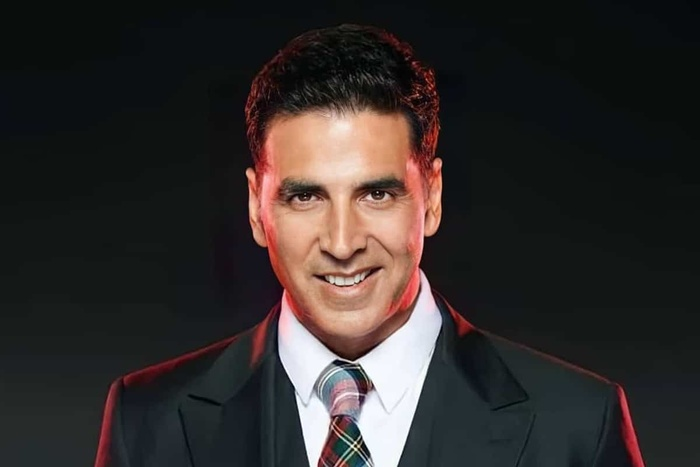
#> input picture src/app/logic/known_faces/Akshay.jpeg, 700 x 467 px, shrunk from 1200 x 800 before the run, found by its file name
$ python faceLogic.py
#> lines starting #> are read from the running program, lines starting #| are printed output that depends on the picture; after the words box and inside, x2 and y2 are one past the last pixel; in counts of white or black regions, pixels touching at a corner belong together; long printed decimals are rounded
import cv2
import os

# Known faces directory path (modify this path)
known_faces_dir = r"d:\web\unique\face-algo\src\app\logic\known_faces"

# Unknown image path (modify this path)
unknown_image_path = r"d:\web\unique\face-algo\src\app\logic\christiano.jpg"

# Load a pre-trained face detection model (Haar cascade)
face_cascade = cv2.CascadeClassifier(cv2.data.haarcascades + 'haarcascade_frontalface_default.xml')

# Load all known images and their labels (names)
known_faces = []
known_labels = []

for filename in os.listdir(known_faces_dir):
    img = cv2.imread(os.path.join(known_faces_dir, filename))
#> img is the input picture: shape (467, 700, 3); mean B, G, R 43.4, 44.7, 49.8
    gray = cv2.cvtColor(img, cv2.COLOR_BGR2GRAY)
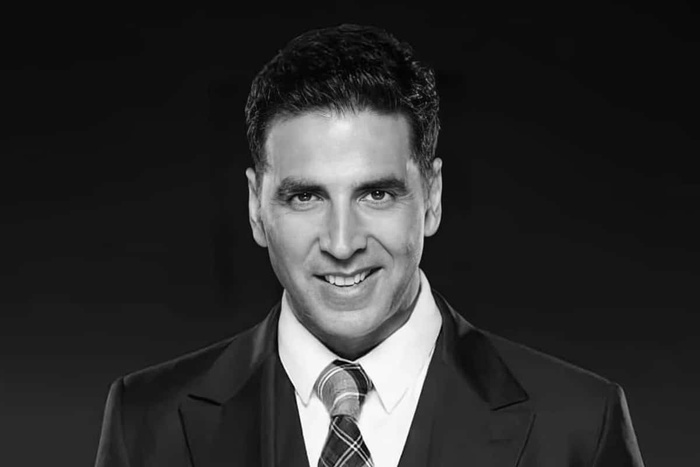
#> gray: shape (467, 700); min 0, max 255, mean 46.2
    faces = face_cascade.detectMultiScale(gray, 1.1, 4)
#> faces = [[236, 110, 216, 216]]

    # Assuming only one face per image in known faces directory
    if len(faces) > 0:
        x, y, w, h = faces[0]
#> x = 236; y = 110; w = 216; h = 216
        roi_gray = gray[y:y+h, x:x+w]
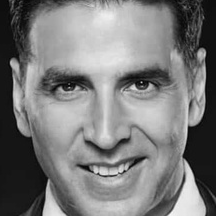
#> roi_gray: shape (216, 216); min 3, max 248, mean 122.8
        known_faces.append(roi_gray)
        known_labels.append(os.path.splitext(filename)[0])  # Extract name from filename
#> pass 2 of the loop `for filename in os.listdir(known_faces_dir):`:
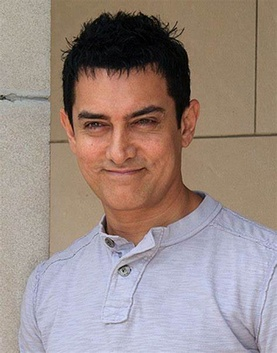
#> input picture src/app/logic/known_faces/Amir.jpg, 277 x 353 px, shrunk from 474 x 605 before the run, found by its file name
#> img is the input picture: shape (353, 277, 3); mean B, G, R 133.3, 138.8, 154.8
#> `gray = cv2.cvtColor(img, cv2.COLOR_BGR2GRAY)`:
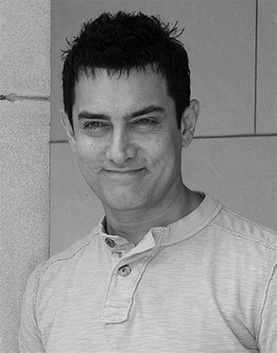
#> gray: shape (353, 277); min 0, max 225, mean 142.9
#> `faces = face_cascade.detectMultiScale(gray, 1.1, 4)`: faces = [[52, 72, 134, 134]]
#> `x, y, w, h = faces[0]`: x = 52; y = 72; w = 134
#> `roi_gray = gray[y:y+h, x:x+w]`:
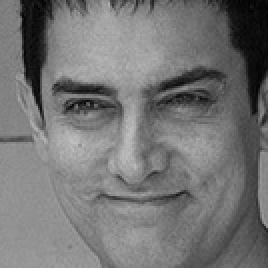
#> roi_gray: shape (134, 134) (shown 2 times larger); min 1, max 192, mean 116.4
#> pass 3 of the loop `for filename in os.listdir(known_faces_dir):`:
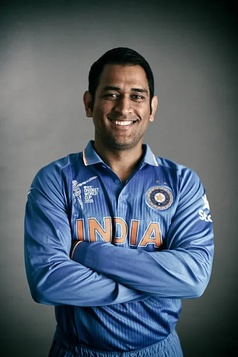
#> input picture src/app/logic/known_faces/dhoni.jpg, 238 x 357 px, shrunk from 408 x 612 before the run, found by its file name
#> img is the input picture: shape (357, 238, 3); mean B, G, R 106.6, 94.3, 81.6
#> `gray = cv2.cvtColor(img, cv2.COLOR_BGR2GRAY)`:
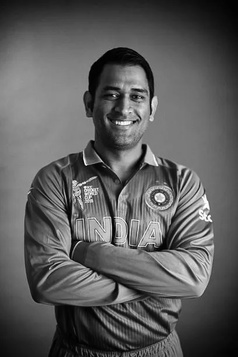
#> gray: shape (357, 238); min 0, max 254, mean 91.9
#> `faces = face_cascade.detectMultiScale(gray, 1.1, 4)`: faces = [[86, 66, 74, 74]]
#> `x, y, w, h = faces[0]`: x = 86; y = 66; w = 74
#> `roi_gray = gray[y:y+h, x:x+w]`:
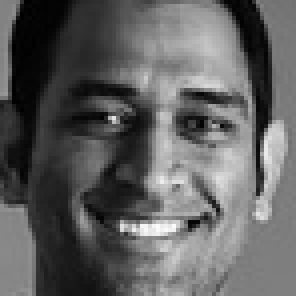
#> roi_gray: shape (74, 74) (shown 4 times larger); min 0, max 251, mean 95.5

# Load the unknown image
unknown_image = cv2.imread(unknown_image_path)
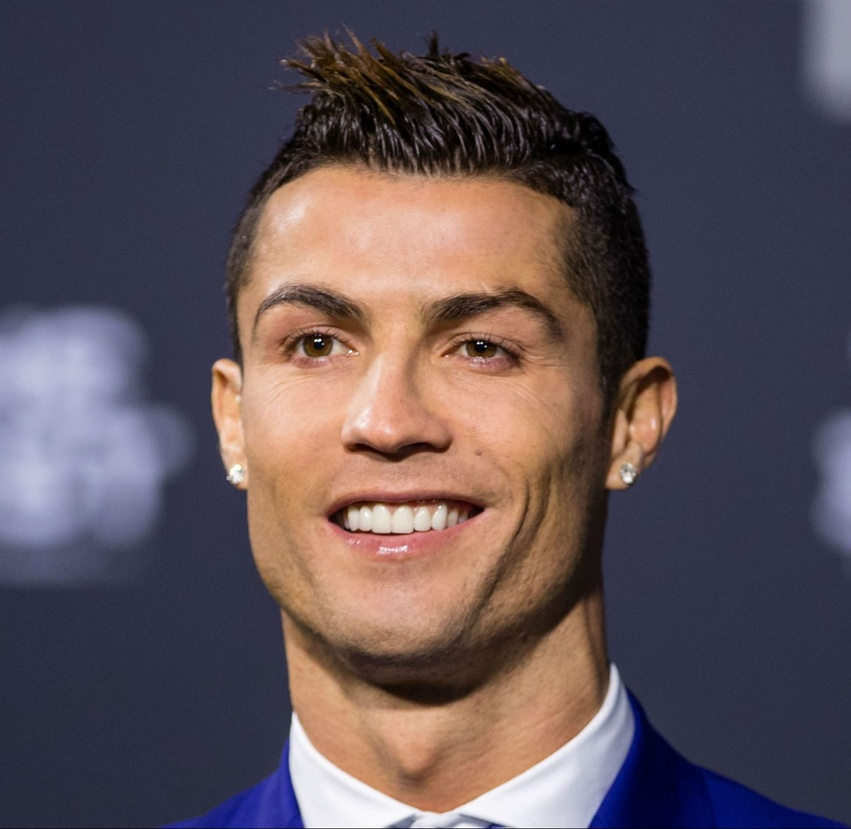
#> input picture src/app/logic/christiano.jpg, 851 x 829 px, shrunk from 1459 x 1421 before the run, found by its file name
#> unknown_image is the input picture: shape (829, 851, 3); mean B, G, R 87.7, 81.2, 94.5
gray = cv2.cvtColor(unknown_image, cv2.COLOR_BGR2GRAY)
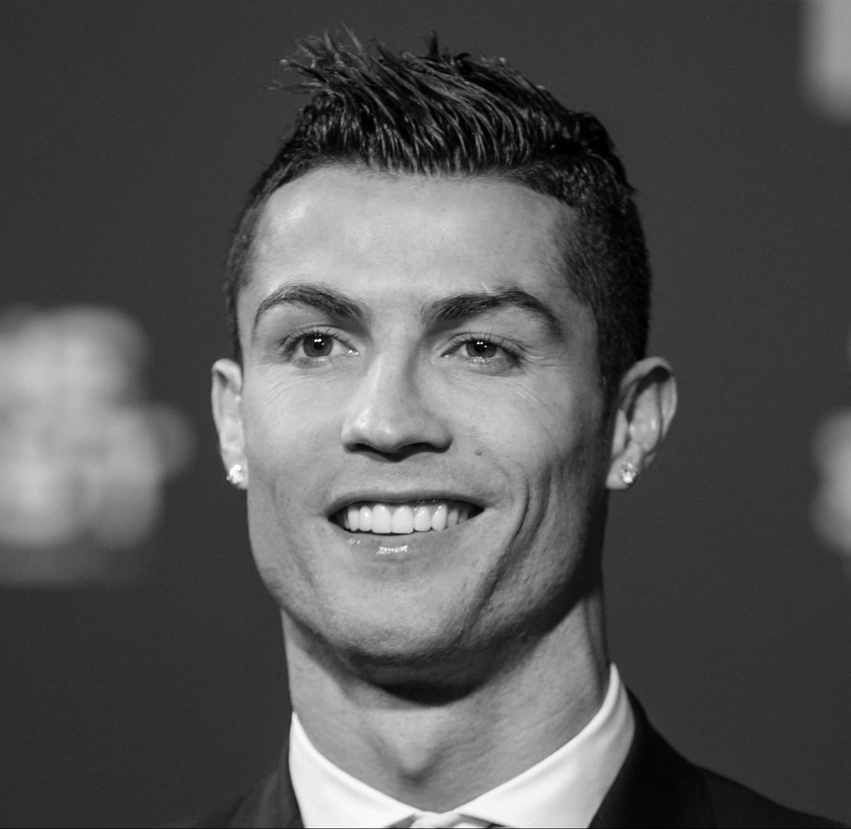
#> gray: shape (829, 851); min 0, max 255, mean 86

# Detect faces in the unknown image
faces = face_cascade.detectMultiScale(gray, 1.1, 4)
#> faces = [[163, 155, 465, 465]]

# Variables to store results
best_match_distance = 0
best_match_label = None

# Loop through detected faces in the unknown image
for (x, y, w, h) in faces:
    # Extract the face region of interest (ROI) from the unknown image
    roi_gray = gray[y:y+h, x:x+w]

    # Use template matching to compare the unknown face with each known face
    for i, known_face in enumerate(known_faces):
        result = cv2.matchTemplate(roi_gray, known_face, cv2.TM_CCOEFF_NORMED)
        _, max_val, _, _ = cv2.minMaxLoc(result)
        print(max_val)
        print(known_labels[i])
        # Update best match if a better match is found (based on correlation coefficient)
        if max_val > best_match_distance:
            best_match_distance = max_val
            best_match_label = known_labels[i]  # Update best match label
#> this loop made 1 pass
#| 0.4135
#| Akshay
#| 0.5777
#| Amir
#| 0.6968
#| dhoni
#> pass 1, `roi_gray = gray[y:y+h, x:x+w]`:
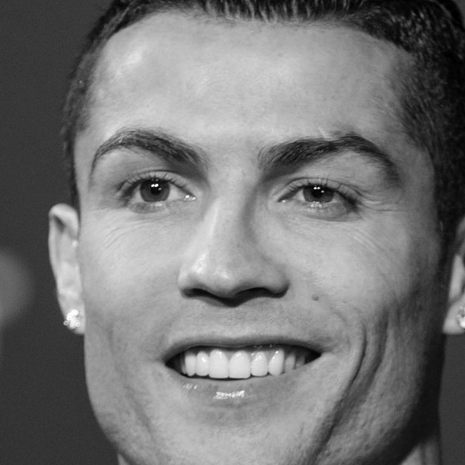
#> roi_gray: shape (465, 465); min 0, max 255, mean 117.4
#> after the loop:
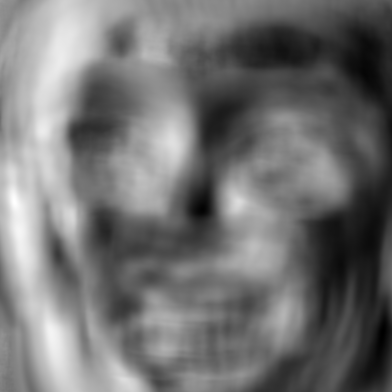
#> result: shape (392, 392) float32; min -0.627, max 0.697, mean -0.0301; drawn with min black and max white
#> after the loop, best_match_distance = 0.697; best_match_label = 'dhoni'

# Print results
if best_match_label:
    print(f"Most similar face: {best_match_label} (Similarity score: {best_match_distance:.2f})")
#| Most similar face: dhoni (Similarity score: 0.70)
else:
    print("No similar faces found in the known faces directory.")

# Optional: Draw a bounding box around the detected face in the unknown image
if len(faces) > 0:
    x, y, w, h = faces[0]
#> x = 163; y = 155; w = 465; h = 465
    cv2.rectangle(unknown_image, (x, y), (x+w, y+h), (0, 255, 0), 2)
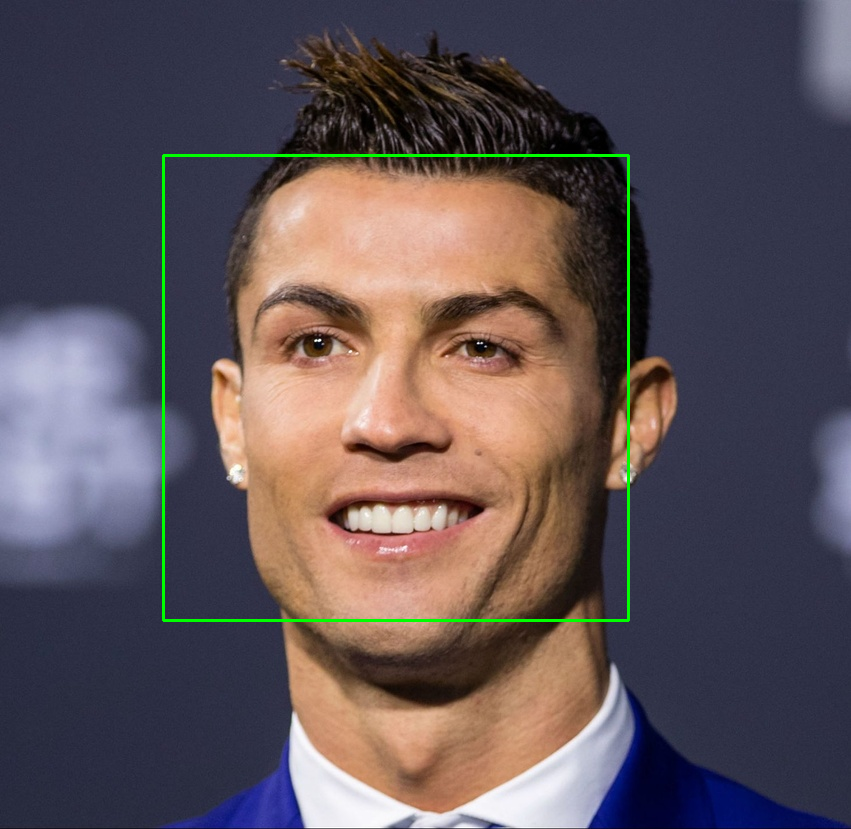
#> unknown_image: shape (829, 851, 3); 0.79% of pixels changed, all inside (x1, y1, x2, y2) = (162, 154, 630, 622)
    cv2.imshow('Unknown Image with Detected Face', unknown_image)
    cv2.waitKey(0)
    cv2.destroyAllWindows()
